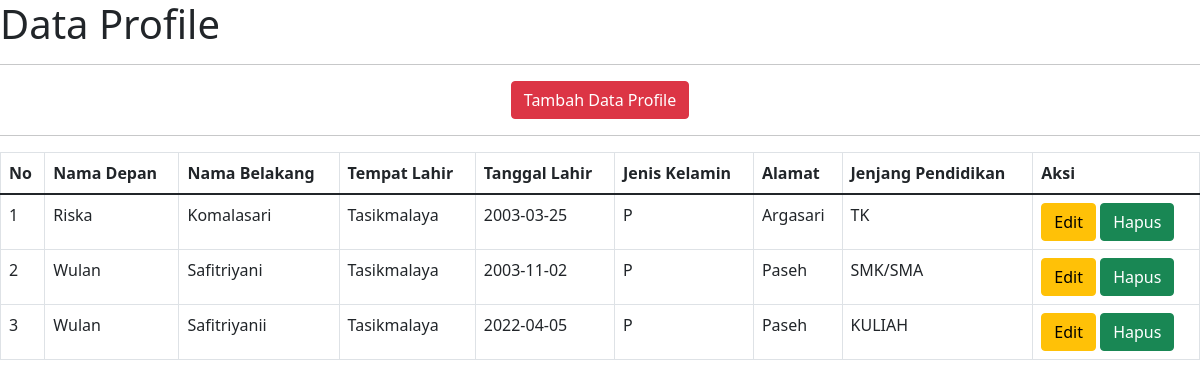
The page /ci_wulans/index.php/profile/tampil_data on the database its author committed.
### tables this page shows
CREATE TABLE `tambah_data` (
  `id` int(11) NOT NULL,
  `nama_depan` varchar(100) NOT NULL,
  `nama_belakang` varchar(100) NOT NULL,
  `tempat_lahir` varchar(100) NOT NULL,
  `tanggal_lahir` date NOT NULL,
  `jenis_kelamin` varchar(5) NOT NULL,
  `alamat` text NOT NULL,
  `jenjang_pendidikan` varchar(50) NOT NULL
);

### ci_wulans/application/controllers/Profile.php (called while the page is built, shortened)
<?php
class Profile extends CI_Controller
{
    public function tampil_data()
    {
        $this->load->model('M_profile');
        $data['profile'] = $this->M_profile->tampil_data()->result();
        $this->load->view('v_tampil_data_profile', $data);
    }
}

### ci_wulans/index.php (called while the page is built, shortened)
<?php
require_once BASEPATH.'core/CodeIgniter.php';

### ci_wulans/application/models/M_profile.php (called while the page is built, shortened)
<?php
class M_profile extends CI_Model
{
    function tampil_data()
    {
        return $this->db->get('tambah_data');
    }
    }

### ci_wulans/application/views/v_tampil_data_profile.php (the view, shortened to what this page needs)
<!DOCTYPE html>
<html lang="en">
<head>
    <link href="https://cdn.jsdelivr.net/npm/bootstrap@5.1.3/dist/css/bootstrap.min.css" rel="stylesheet">
</head>
<body>
<marquee behavior="" direction=""><h1>Data Profile</h1></marquee>
<hr>
<center><a class="btn btn-danger" href="<?= base_url('profile/tambah_data_profile') ?>">Tambah Data Profile</a></center>
<hr>
   <table class="table table-bordered">
        <thead>
            <tr class="">
                <th>No</th>
                <th>Nama Depan</th>
                <th>Nama Belakang</th>
                <th>Tempat Lahir</th>
                <th>Tanggal Lahir</th>
                <th>Jenis Kelamin</th>
                <th>Alamat</th>
                <th>Jenjang Pendidikan</th>
                <th>Aksi</th>
            </tr>
        </thead>
        <tbody>
            <?php $no = 1;
            foreach ($profile as $p) { ?>
                <tr>
                    <td><?= $no ?></td>
                    <td><?= $p->nama_depan ?></td>
                    <td><?= $p->nama_belakang ?></td>
                    <td><?= $p->tempat_lahir ?></td>
                    <td><?= $p->tanggal_lahir ?></td>
                    <td><?= $p->jenis_kelamin ?></td>
                    <td><?= $p->alamat ?></td>
                    <td><?= $p->jenjang_pendidikan ?></td>
                    <td><a class="btn btn-warning" href="<?= base_url('profile/update_data/'.$p->id)?>"> Edit </a>
                    <a class="btn btn-success" href="<?= base_url('profile/hapus_data/'.$p->id)?>"> Hapus </a></td>
                </tr>
            <?php $no++;
            } ?>
        </tbody>
    </table>
</body>
</html>

### rows shown on the page
tambah_data: nama_depan "Riska", nama_belakang "Komalasari", tempat_lahir "Tasikmalaya", tanggal_lahir "2003-03-25", jenis_kelamin "P", alamat "Argasari", jenjang_pendidikan "TK"
tambah_data: nama_depan "Wulan", nama_belakang "Safitriyani", tempat_lahir "Tasikmalaya", tanggal_lahir "2003-11-02", jenis_kelamin "P", alamat "Paseh", jenjang_pendidikan "SMK/SMA"
tambah_data: nama_depan "Wulan", nama_belakang "Safitriyanii", tempat_lahir "Tasikmalaya", tanggal_lahir "2022-04-05", jenis_kelamin "P", alamat "Paseh", jenjang_pendidikan "KULIAH"
